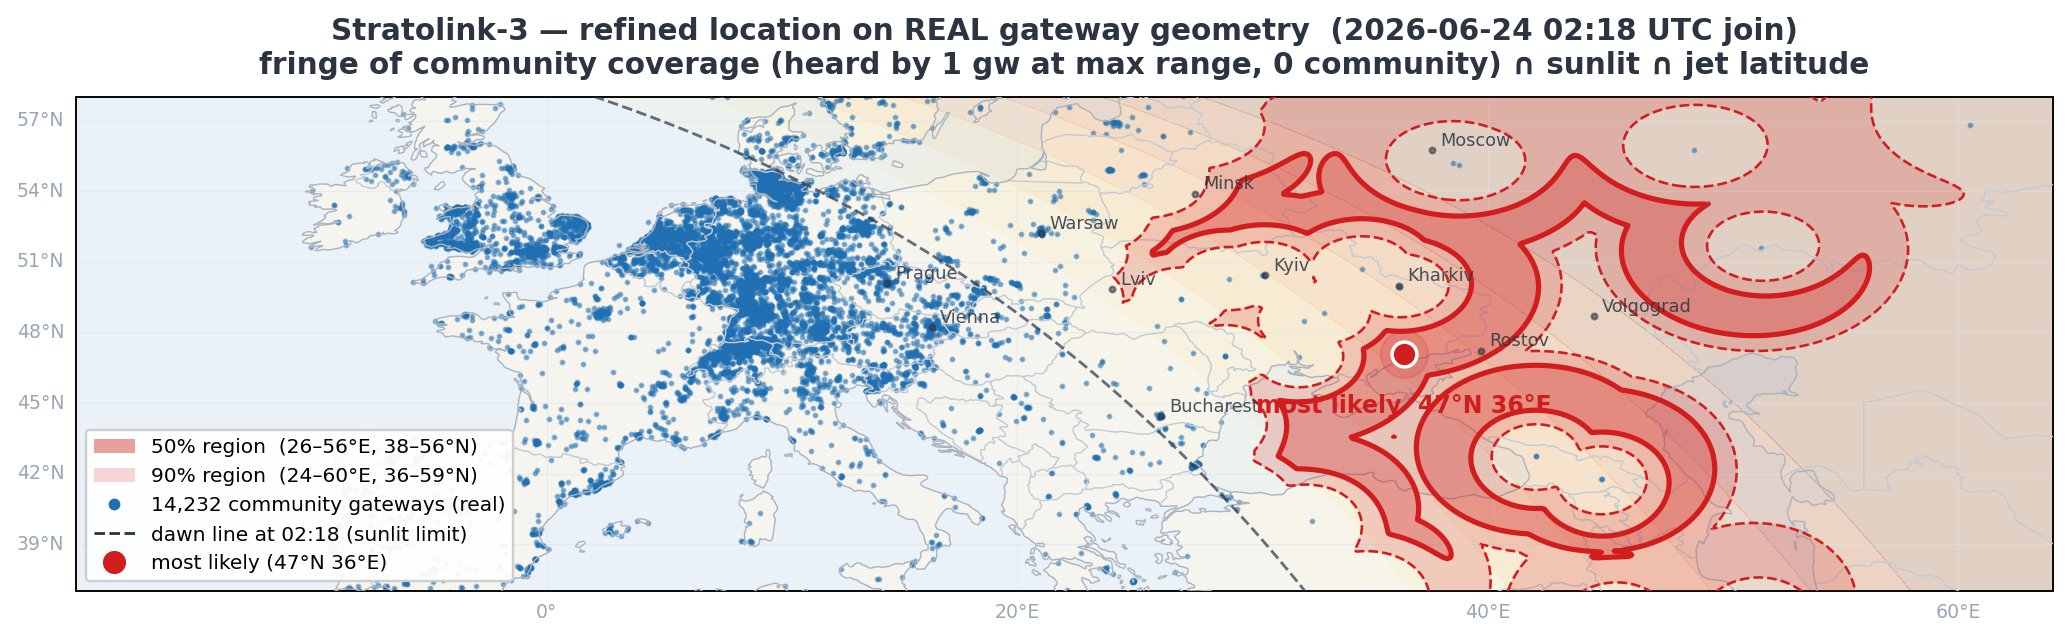

Write Python code to recreate this figure.
#!/usr/bin/env python3
"""High-confidence location for the 2026-06-24 02:18 UTC join — built on REAL gateway data.

No assumed coverage edge this time. We use Caleb's 14,232 actual TTN community gateway
positions (origin/main) to compute, for every point, the distance to the nearest community
gateway, and fold in the observed reception:

  P_fringe  the join was heard by ONE gateway at the SF7 cliff (max range) and by ZERO
            community gateways -> the balloon sits just BEYOND community reach, at the
            coverage fringe: d_to_nearest_community ~ max link range (~300 km). Peaks there,
            ~0 deep inside dense coverage (would be heard by many) and far in the void.
  P_sun     sunlit at 10 km by 02:18 + short warm-up (the reception proves ~15-30 min).
  P_lat     jet / flight latitude band.

Monte-Carlo marginalises the soft knobs. Result = the eastern fringe of European coverage,
in the EU868 band — substantiated by real gateway geometry, not a guess.

Run: analysis/.venv/bin/python analysis/visualization/refined_location.py
"""
from __future__ import annotations
from pathlib import Path
import json, math, datetime as dt
import numpy as np
import matplotlib
matplotlib.use("Agg")
import matplotlib.pyplot as plt
from matplotlib.patches import Patch
from matplotlib.lines import Line2D
import cartopy.crs as ccrs
import cartopy.feature as cfeature

HERE = Path(__file__).resolve().parent
SCRATCH = Path("/private/tmp/claude-501/-Users-twarn-Repositories-Stratolink/1a6e7dc1-9e1f-40f4-9725-077569985574/scratchpad")
RED, YEL, BLU, INK, FAINT = "#d11d1d", "#f4b400", "#1f6fb2", "#2b3440", "#9aa6b4"
PING = dt.datetime(2026, 6, 24, 2, 18, 34, tzinfo=dt.timezone.utc)
DIP = 3.2

gw = json.load(open(SCRATCH / "gw.json"))
items = gw.get("gateways") if isinstance(gw, dict) else gw
gla = np.array([g["lat"] for g in items if g.get("lat") is not None])
glo = np.array([g["lon"] for g in items if g.get("lon") is not None])

def subsolar(when):
    jd = when.timestamp()/86400.0 + 2440587.5; n = jd - 2451545.0
    g = math.radians((357.528 + 0.9856003*n) % 360); Ld = (280.460 + 0.9856474*n) % 360
    lam = math.radians((Ld + 1.915*math.sin(g) + 0.020*math.sin(2*g)) % 360); eps = math.radians(23.439 - 3.6e-7*n)
    dec = math.degrees(math.asin(math.sin(eps)*math.sin(lam)))
    ra = math.degrees(math.atan2(math.cos(eps)*math.sin(lam), math.cos(lam)))
    gmst = (280.46061837 + 360.98564736629*n) % 360
    return dec, ((ra - gmst + 180) % 360) - 180
decl, sublon = subsolar(PING)

lon = np.linspace(-22, 66, 620); lat = np.linspace(36, 59, 400)
LON, LAT = np.meshgrid(lon, lat)
# distance to nearest community gateway (great-circle) via KD-tree on the unit sphere
def to_xyz(la, lo):
    la, lo = np.radians(la), np.radians(lo)
    return np.column_stack([np.cos(la)*np.cos(lo), np.cos(la)*np.sin(lo), np.sin(la)])
try:
    from scipy.spatial import cKDTree
    tree = cKDTree(to_xyz(gla, glo))
    chord, _ = tree.query(to_xyz(LAT.ravel(), LON.ravel()))
    d_min = (2*6371.0*np.arcsin(np.clip(chord/2, 0, 1))).reshape(LAT.shape)
except Exception:
    d_min = np.full_like(LON, 1e9)
    for la, lo in zip(gla, glo):
        dla = np.radians(LAT-la); dlo = np.radians(LON-lo)
        a = np.sin(dla/2)**2 + np.cos(np.radians(la))*np.cos(np.radians(LAT))*np.sin(dlo/2)**2
        d_min = np.minimum(d_min, 6371.0*2*np.arcsin(np.sqrt(a)))

# 10 km daylight banked by 02:18
Hc = ((LON - sublon + 180) % 360) - 180
cosHsr = (math.sin(math.radians(-DIP)) - np.sin(np.radians(LAT))*math.sin(math.radians(decl))) \
         / (np.cos(np.radians(LAT))*math.cos(math.radians(decl)))
Hsr = -np.degrees(np.arccos(np.clip(cosHsr, -1, 1)))
daylight = (Hc - Hsr) / 15.0 * 60.0

rng = np.random.default_rng(20260624); NS = 320
post = np.zeros_like(LON)
for _ in range(NS):
    r_edge = rng.uniform(290, 350)   # balloon just beyond community reach (max link range)
    r_sig  = rng.uniform(70, 110)
    warm   = rng.uniform(12, 32)     # short cold-start (reception proves it)
    lmu = rng.normal(47, 3); lsig = rng.uniform(5, 8)
    P_fringe = np.exp(-0.5*((d_min - r_edge)/r_sig)**2)
    P_sun = np.clip(daylight/warm, 0, 1) * (daylight > 0)
    P_lat = np.exp(-0.5*((LAT - lmu)/lsig)**2)
    P_eu868 = 1.0/(1.0 + np.exp((LON - 57.0)/3.0))   # EU868 band edge ~+60E (region_manager) → AS923 east of it can't hear an EU868 join
    s = P_fringe*P_sun*P_lat*P_eu868; tot = s.sum()
    if tot > 0: post += s/tot
post /= post.sum()
flat = np.sort(post.ravel())[::-1]; cum = np.cumsum(flat)
t50 = flat[np.searchsorted(cum, 0.50)]; t90 = flat[np.searchsorted(cum, 0.90)]
pk = np.unravel_index(post.argmax(), post.shape); pk_lon, pk_lat = LON[pk], LAT[pk]
def bbox(m): return LON[m].min(), LON[m].max(), LAT[m].min(), LAT[m].max()
b50, b90 = bbox(post >= t50), bbox(post >= t90)

EXT = ccrs.PlateCarree()
CITIES = [("Prague",50.08,14.44),("Warsaw",52.23,21.01),("Kyiv",50.45,30.52),("Minsk",53.9,27.57),
          ("Lviv",49.84,24.03),("Kharkiv",49.99,36.23),("Moscow",55.75,37.62),("Bucharest",44.43,26.10),
          ("Rostov",47.23,39.70),("Volgograd",48.7,44.5),("Vienna",48.21,16.37)]
fig = plt.figure(figsize=(15, 8.4)); ax = plt.axes(projection=EXT); ax.set_extent([-20, 64, 37, 58], crs=EXT)
ax.add_feature(cfeature.OCEAN, facecolor="#eaf1f7", zorder=0); ax.add_feature(cfeature.LAND, facecolor="#f6f4ef", zorder=0)
ax.add_feature(cfeature.BORDERS, edgecolor="#c2cad4", linewidth=0.6, zorder=3); ax.add_feature(cfeature.COASTLINE, edgecolor="#aab4c0", linewidth=0.6, zorder=3)
gl = ax.gridlines(draw_labels=True, linewidth=0.3, color="#dde3ea", alpha=0.8); gl.top_labels = gl.right_labels = False
gl.xlabel_style = gl.ylabel_style = {"size": 8, "color": FAINT}
# real community gateways (blue) — you can SEE the dense-west / sparse-east
m = (glo > -22) & (glo < 66) & (gla > 36) & (gla < 59)
ax.scatter(glo[m], gla[m], s=2.2, color=BLU, alpha=0.45, transform=EXT, zorder=2, label="TTN community gateways")
# sun: dawn line + yellow wash
ax.contourf(LON, LAT, np.clip(daylight/120,0,1), levels=np.linspace(0.01,1,8), cmap="YlOrBr", alpha=0.18, transform=EXT, zorder=1)
ax.contour(LON, LAT, daylight, levels=[0], colors=[INK], linewidths=1.2, linestyles="--", alpha=0.7, transform=EXT, zorder=4)
# red posterior
ax.contourf(LON, LAT, post, levels=[t90, t50], colors=[RED], alpha=0.18, transform=EXT, zorder=5)
ax.contourf(LON, LAT, post, levels=[t50, post.max()], colors=[RED], alpha=0.42, transform=EXT, zorder=5)
ax.contour(LON, LAT, post, levels=[t90], colors=[RED], linewidths=1.1, linestyles="--", transform=EXT, zorder=6)
ax.contour(LON, LAT, post, levels=[t50], colors=[RED], linewidths=2.2, transform=EXT, zorder=6)
ax.plot(pk_lon, pk_lat, "o", ms=20, color=RED, alpha=0.15, transform=EXT, zorder=7)
ax.plot(pk_lon, pk_lat, "o", ms=10.5, color=RED, mec="white", mew=1.5, transform=EXT, zorder=8)
for nm, la, lo in CITIES:
    if -20 < lo < 64 and 37 < la < 58:
        ax.plot(lo, la, "o", ms=2.4, color=INK, alpha=0.55, transform=EXT, zorder=7)
        ax.text(lo+0.35, la+0.18, nm, fontsize=7.5, color=INK, alpha=0.85, transform=EXT, zorder=7)
ax.text(pk_lon, pk_lat-1.7, f"most likely  {pk_lat:.0f}°N {pk_lon:.0f}°E", fontsize=10, color=RED, fontweight="bold", ha="center", va="top", transform=EXT, zorder=8)
ax.set_title("Stratolink-3 — refined location on REAL gateway geometry  (2026-06-24 02:18 UTC join)\n"
             "fringe of community coverage (heard by 1 gw at max range, 0 community) ∩ sunlit ∩ jet latitude",
             fontsize=12.5, fontweight="bold", color=INK, pad=10)
ax.legend(handles=[
    Patch(facecolor=RED, alpha=0.42, label=f"50% region  ({b50[0]:.0f}–{b50[1]:.0f}°E, {b50[2]:.0f}–{b50[3]:.0f}°N)"),
    Patch(facecolor=RED, alpha=0.18, label=f"90% region  ({b90[0]:.0f}–{b90[1]:.0f}°E, {b90[2]:.0f}–{b90[3]:.0f}°N)"),
    Line2D([0],[0], marker="o", color="w", markerfacecolor=BLU, ms=6, label="14,232 community gateways (real)"),
    Line2D([0],[0], color=INK, lw=1.2, ls="--", label="dawn line at 02:18 (sunlit limit)"),
    Line2D([0],[0], marker="o", color="w", markerfacecolor=RED, mec="white", mew=1.2, ms=11, label=f"most likely ({pk_lat:.0f}°N {pk_lon:.0f}°E)"),
], loc="lower left", fontsize=8.5, framealpha=0.95)
fig.savefig(HERE / "refined_location.png", dpi=170, bbox_inches="tight")
print("wrote refined_location.png")
print(f"most likely {pk_lat:.1f}N {pk_lon:.1f}E | 50% {tuple(round(float(x),1) for x in b50)} | 90% {tuple(round(float(x),1) for x in b90)}")
print(f"d_min at peak = {d_min[pk]:.0f} km ; daylight at peak = {daylight[pk]:.0f} min")
